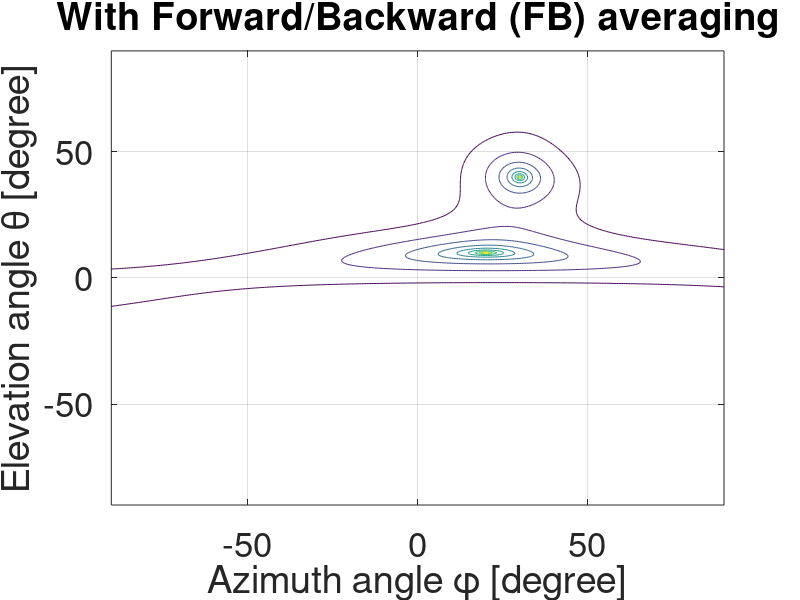
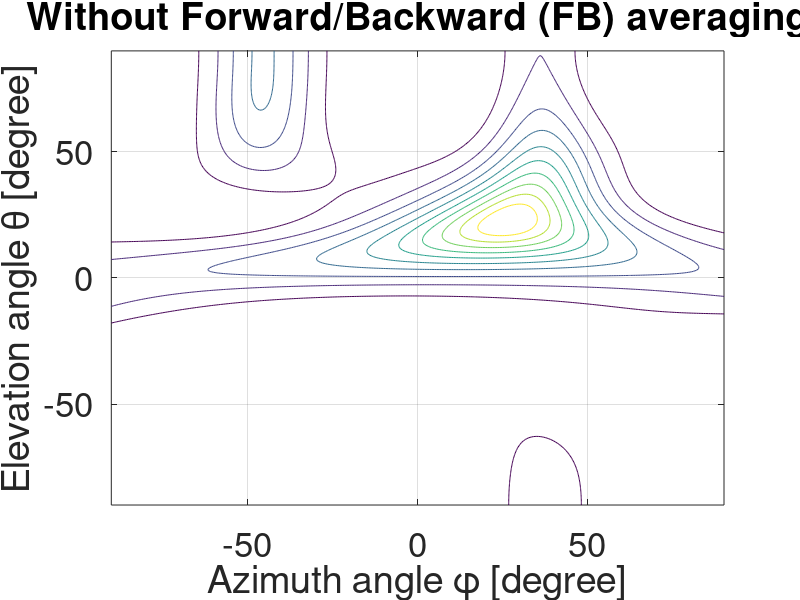

These figures' MATLAB source, in order:
%%
% Code name: 2D MUSIC algorithm 
% Author: Hoang Manh Linh
% hoangmanhlinhbachkhoa@gmail.com
% Reference: 
% Introduction to Direction-of-Arrival Estimation-Zhizhang Chen, Gopal Gokeda, Yiqiang Yu
% DOA estimation based on MUSIC algorithm-Honghao Tang
clc
clear
close all
%% Actual DOA
phi=[20 30]/180*pi;    % Azimuth
theta=[10 40]/180*pi;  % Elevation
P=length(theta);               % 
%% Signal frequency
f=1/8*95e9;                  % frequency of incoming signals
snapshot=500;
fs=2e11;                     % sampling frequency
%% Array characteristic
M=4;    % 4x4 array
N=4;
c=3e8;
lambda=c/f;
deltad=lambda/2;
%% Signal parameters
S=200;  % Number of signal samples
snr=10; % SNR
QAM=4;
A=2;    % Ampliture
s1_mod=qammod(randi(QAM,snapshot,1)'-1,QAM);  % minus 1 because randi(M) generate integer from 1 to M, whereas qamod(x,M)
s1=s1_mod.*exp(1i*2*pi*f*[1:snapshot]/fs);
s2_mod=qammod(randi(QAM,snapshot,1)'-1,QAM);  % minus 1 because randi(M) generate integer from 1 to M, whereas qamod(x,M)
                                     % takes value of x from 0 to M)
s2=s2_mod.*exp(1i*2*pi*f*[1:snapshot]/fs);
s=[s1;s1];                           % Totally coherent sources
D_vec_save=[];
for t=1:P
ami=(exp(-1i*2*pi*deltad*sin(theta(t))*cos(phi(t))/lambda*[0:M-1]))';
vi=exp(-1i*2*pi*deltad*sin(theta(t))*sin(phi(t))/lambda*[0:N-1]);
D=ami*vi;                                                               % matrix in 2D
D_vec=D(:);                                                             % Change 2D into 1D
D_vec_save=[D_vec_save D_vec];                                          % Save the matrix
end
%% Received signal generator
x=D_vec_save*s;              % Received signal matrix without noise
x=x+awgn(x,snr);             % received signal matrix with noise
%% Perform MUSIC
R=x*x';
J=fliplr(eye(M*N));
R=0.5*(R+J*conj(R)*J);  % Forward/Backward (FB) averaging
[vec,~]=eig(R);
NN=vec(:,1:M*N-P);
%% Create the search angles
theta_search=(-90:0.5:90)/180*pi;  % Elevation search vector
phi_search=(-90:0.5:90)/180*pi;
tic
term1=-1i*2*pi*deltad/lambda*[0:M-1];    % save for less re-calculation
term2=-1i*2*pi*deltad/lambda*[0:N-1];    % save for less re-calculation
for kk=1:length(phi_search)
    for tt=1:length(theta_search)
        ami_temp=(exp(term1*sin(theta_search(tt))*cos(phi_search(kk))))';
        vi_temp=exp(term2*sin(theta_search(tt))*sin(phi_search(kk)));
        D_temp=ami_temp*vi_temp;
        D_vec_temp=D_temp(:);
        PP(tt)= D_vec_temp'*NN*NN'*D_vec_temp;
        Pmusic_im(tt)=abs(1/PP(tt));
    end
    Pmusic_im_all(:,kk)=Pmusic_im;
end
toc
%% Plot the result
Pmusic_im_all=10*log10(Pmusic_im_all/max(max(Pmusic_im_all)));
figure,
fts=25;
contour(theta_search*180/pi,phi_search*180/pi,Pmusic_im_all)
ylabel('Elevation angle \theta [degree]','Fontsize',fts)
xlabel('Azimuth angle \phi [degree]','Fontsize',fts)
title('With Forward/Backward (FB) averaging','fontsize',fts)
set(gca,'fontsize',fts);
grid on

%% Perform MUSIC
R=x*x';
[vec,~]=eig(R);
NN=vec(:,1:M*N-P);
%% Create the search angles
theta_search=(-90:0.5:90)/180*pi;  % Elevation search vector
phi_search=(-90:0.5:90)/180*pi;
tic
term1=-1i*2*pi*deltad/lambda*[0:M-1];    % save for less re-calculation
term2=-1i*2*pi*deltad/lambda*[0:N-1];    % save for less re-calculation
for kk=1:length(phi_search)
    for tt=1:length(theta_search)
        ami_temp=(exp(term1*sin(theta_search(tt))*cos(phi_search(kk))))';
        vi_temp=exp(term2*sin(theta_search(tt))*sin(phi_search(kk)));
        D_temp=ami_temp*vi_temp;
        D_vec_temp=D_temp(:);
        PP(tt)= D_vec_temp'*NN*NN'*D_vec_temp;
        Pmusic_im(tt)=abs(1/PP(tt));
    end
    Pmusic_im_all(:,kk)=Pmusic_im;
end
toc
%% Plot the result
Pmusic_im_all=10*log10(Pmusic_im_all/max(max(Pmusic_im_all)));
figure,
fts=25;
contour(theta_search*180/pi,phi_search*180/pi,Pmusic_im_all)
ylabel('Elevation angle \theta [degree]','Fontsize',fts)
xlabel('Azimuth angle \phi [degree]','Fontsize',fts)
title('Without Forward/Backward (FB) averaging','fontsize',fts)
set(gca,'fontsize',fts);
grid on

% End of code